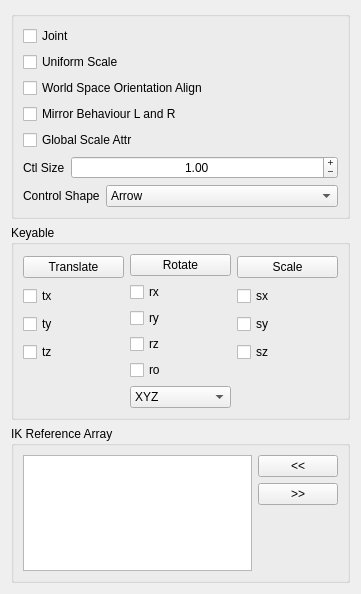
<?xml version="1.0" encoding="UTF-8"?>
<ui version="4.0">
 <class>Form</class>
 <widget class="QWidget" name="Form">
  <property name="geometry">
   <rect>
    <x>0</x>
    <y>0</y>
    <width>361</width>
    <height>594</height>
   </rect>
  </property>
  <property name="windowTitle">
   <string>Form</string>
  </property>
  <layout class="QGridLayout" name="gridLayout">
   <item row="0" column="0">
    <widget class="QGroupBox" name="groupBox">
     <property name="title">
      <string/>
     </property>
     <layout class="QGridLayout" name="gridLayout_2">
      <item row="0" column="0">
       <layout class="QVBoxLayout" name="verticalLayout_4">
        <item>
         <widget class="QCheckBox" name="joint_checkBox">
          <property name="text">
           <string>Joint</string>
          </property>
         </widget>
        </item>
        <item>
         <widget class="QCheckBox" name="uniScale_checkBox">
          <property name="text">
           <string>Uniform Scale</string>
          </property>
         </widget>
        </item>
        <item>
         <widget class="QCheckBox" name="neutralRotation_checkBox">
          <property name="toolTip">
           <string>&lt;html&gt;&lt;head/&gt;&lt;body&gt;&lt;p&gt;If is active, it will align the control with world space&lt;/p&gt;&lt;/body&gt;&lt;/html&gt;</string>
          </property>
          <property name="text">
           <string>World Space Orientation Align</string>
          </property>
         </widget>
        </item>
        <item>
         <widget class="QCheckBox" name="mirrorBehaviour_checkBox">
          <property name="toolTip">
           <string>&lt;html&gt;&lt;head/&gt;&lt;body&gt;&lt;p&gt;If is active, the control will have symmetrical behaviour on Left and Right side.&lt;/p&gt;&lt;p&gt;&lt;br/&gt;&lt;/p&gt;&lt;p&gt;WARNING: There is a bug in Maya 2018 and 2018.1 that will result in an incorrect behaviour, because this option will negate one of the axis. Other Maya version should be ok.&lt;/p&gt;&lt;/body&gt;&lt;/html&gt;</string>
          </property>
          <property name="text">
           <string>Mirror Behaviour L and R</string>
          </property>
         </widget>
        </item>
        <item>
         <widget class="QCheckBox" name="globalScale_checkBox">
          <property name="toolTip">
           <string>&lt;html&gt;&lt;head/&gt;&lt;body&gt;&lt;p&gt;If is active, the control will have an attribute called 'globalScale'.&lt;/p&gt;&lt;p&gt;This attribute will drive the controller scale.&lt;/p&gt;&lt;/body&gt;&lt;/html&gt;</string>
          </property>
          <property name="text">
           <string>Global Scale Attr</string>
          </property>
         </widget>
        </item>
        <item>
         <layout class="QHBoxLayout" name="horizontalLayout_3">
          <item>
           <widget class="QLabel" name="ctlSize_label">
            <property name="text">
             <string>Ctl Size</string>
            </property>
           </widget>
          </item>
          <item>
           <widget class="QDoubleSpinBox" name="ctlSize_doubleSpinBox">
            <property name="sizePolicy">
             <sizepolicy hsizetype="Expanding" vsizetype="Fixed">
              <horstretch>0</horstretch>
              <verstretch>0</verstretch>
             </sizepolicy>
            </property>
            <property name="wrapping">
             <bool>false</bool>
            </property>
            <property name="alignment">
             <set>Qt::AlignCenter</set>
            </property>
            <property name="buttonSymbols">
             <enum>QAbstractSpinBox::PlusMinus</enum>
            </property>
            <property name="minimum">
             <double>0.010000000000000</double>
            </property>
            <property name="maximum">
             <double>20000.000000000000000</double>
            </property>
            <property name="value">
             <double>1.000000000000000</double>
            </property>
           </widget>
          </item>
         </layout>
        </item>
        <item>
         <layout class="QHBoxLayout" name="horizontalLayout_2">
          <item>
           <widget class="QLabel" name="controlShape_label">
            <property name="text">
             <string notr="true">Control Shape</string>
            </property>
           </widget>
          </item>
          <item>
           <widget class="QComboBox" name="controlShape_comboBox">
            <property name="sizePolicy">
             <sizepolicy hsizetype="Expanding" vsizetype="Fixed">
              <horstretch>0</horstretch>
              <verstretch>0</verstretch>
             </sizepolicy>
            </property>
            <item>
             <property name="text">
              <string>Arrow</string>
             </property>
            </item>
            <item>
             <property name="text">
              <string>Circle</string>
             </property>
            </item>
            <item>
             <property name="text">
              <string>Compas</string>
             </property>
            </item>
            <item>
             <property name="text">
              <string>Cross</string>
             </property>
            </item>
            <item>
             <property name="text">
              <string>Crossarrow</string>
             </property>
            </item>
            <item>
             <property name="text">
              <string>Cube</string>
             </property>
            </item>
            <item>
             <property name="text">
              <string>Cubewithpeak</string>
             </property>
            </item>
            <item>
             <property name="text">
              <string>Cylinder</string>
             </property>
            </item>
            <item>
             <property name="text">
              <string>Diamond</string>
             </property>
            </item>
            <item>
             <property name="text">
              <string>Flower</string>
             </property>
            </item>
            <item>
             <property name="text">
              <string>Null</string>
             </property>
            </item>
            <item>
             <property name="text">
              <string>Pyramid</string>
             </property>
            </item>
            <item>
             <property name="text">
              <string>Sphere</string>
             </property>
            </item>
            <item>
             <property name="text">
              <string>Square</string>
             </property>
            </item>
           </widget>
          </item>
         </layout>
        </item>
       </layout>
      </item>
     </layout>
    </widget>
   </item>
   <item row="1" column="0">
    <widget class="QGroupBox" name="keyable_groupBox">
     <property name="title">
      <string>Keyable</string>
     </property>
     <layout class="QGridLayout" name="gridLayout_4">
      <item row="0" column="0">
       <layout class="QHBoxLayout" name="horizontalLayout">
        <item>
         <layout class="QVBoxLayout" name="verticalLayout">
          <property name="sizeConstraint">
           <enum>QLayout::SetMinimumSize</enum>
          </property>
          <item>
           <widget class="QPushButton" name="translate_pushButton">
            <property name="text">
             <string>Translate</string>
            </property>
           </widget>
          </item>
          <item>
           <widget class="QCheckBox" name="tx_checkBox">
            <property name="text">
             <string>tx</string>
            </property>
           </widget>
          </item>
          <item>
           <widget class="QCheckBox" name="ty_checkBox">
            <property name="text">
             <string>ty</string>
            </property>
           </widget>
          </item>
          <item>
           <widget class="QCheckBox" name="tz_checkBox">
            <property name="text">
             <string>tz</string>
            </property>
           </widget>
          </item>
          <item>
           <spacer name="verticalSpacer_2">
            <property name="orientation">
             <enum>Qt::Vertical</enum>
            </property>
            <property name="sizeType">
             <enum>QSizePolicy::Minimum</enum>
            </property>
            <property name="sizeHint" stdset="0">
             <size>
              <width>20</width>
              <height>40</height>
             </size>
            </property>
           </spacer>
          </item>
         </layout>
        </item>
        <item>
         <layout class="QVBoxLayout" name="verticalLayout_2">
          <property name="sizeConstraint">
           <enum>QLayout::SetMinimumSize</enum>
          </property>
          <item>
           <widget class="QPushButton" name="rotate_pushButton">
            <property name="text">
             <string>Rotate</string>
            </property>
           </widget>
          </item>
          <item>
           <widget class="QCheckBox" name="rx_checkBox">
            <property name="text">
             <string>rx</string>
            </property>
           </widget>
          </item>
          <item>
           <widget class="QCheckBox" name="ry_checkBox">
            <property name="text">
             <string>ry</string>
            </property>
           </widget>
          </item>
          <item>
           <widget class="QCheckBox" name="rz_checkBox">
            <property name="text">
             <string>rz</string>
            </property>
           </widget>
          </item>
          <item>
           <widget class="QCheckBox" name="ro_checkBox">
            <property name="text">
             <string>ro</string>
            </property>
           </widget>
          </item>
          <item>
           <widget class="QComboBox" name="ro_comboBox">
            <item>
             <property name="text">
              <string>XYZ</string>
             </property>
            </item>
            <item>
             <property name="text">
              <string>YZX</string>
             </property>
            </item>
            <item>
             <property name="text">
              <string>ZXY</string>
             </property>
            </item>
            <item>
             <property name="text">
              <string>XZY</string>
             </property>
            </item>
            <item>
             <property name="text">
              <string>YXZ</string>
             </property>
            </item>
            <item>
             <property name="text">
              <string>ZYX</string>
             </property>
            </item>
           </widget>
          </item>
         </layout>
        </item>
        <item>
         <layout class="QVBoxLayout" name="verticalLayout_3">
          <item>
           <widget class="QPushButton" name="scale_pushButton">
            <property name="text">
             <string>Scale</string>
            </property>
           </widget>
          </item>
          <item>
           <widget class="QCheckBox" name="sx_checkBox">
            <property name="text">
             <string>sx</string>
            </property>
           </widget>
          </item>
          <item>
           <widget class="QCheckBox" name="sy_checkBox">
            <property name="text">
             <string>sy</string>
            </property>
           </widget>
          </item>
          <item>
           <widget class="QCheckBox" name="sz_checkBox">
            <property name="text">
             <string>sz</string>
            </property>
           </widget>
          </item>
          <item>
           <spacer name="verticalSpacer">
            <property name="orientation">
             <enum>Qt::Vertical</enum>
            </property>
            <property name="sizeType">
             <enum>QSizePolicy::Minimum</enum>
            </property>
            <property name="sizeHint" stdset="0">
             <size>
              <width>20</width>
              <height>40</height>
             </size>
            </property>
           </spacer>
          </item>
         </layout>
        </item>
       </layout>
      </item>
     </layout>
    </widget>
   </item>
   <item row="2" column="0">
    <widget class="QGroupBox" name="ikRefArray_groupBox">
     <property name="title">
      <string>IK Reference Array</string>
     </property>
     <layout class="QGridLayout" name="gridLayout_3">
      <item row="0" column="0">
       <layout class="QHBoxLayout" name="ikRefArray_horizontalLayout">
        <item>
         <layout class="QVBoxLayout" name="ikRefArray_verticalLayout_1">
          <item>
           <widget class="QListWidget" name="ikRefArray_listWidget">
            <property name="dragDropOverwriteMode">
             <bool>true</bool>
            </property>
            <property name="dragDropMode">
             <enum>QAbstractItemView::InternalMove</enum>
            </property>
            <property name="defaultDropAction">
             <enum>Qt::MoveAction</enum>
            </property>
            <property name="alternatingRowColors">
             <bool>true</bool>
            </property>
            <property name="selectionMode">
             <enum>QAbstractItemView::ExtendedSelection</enum>
            </property>
            <property name="selectionRectVisible">
             <bool>false</bool>
            </property>
           </widget>
          </item>
         </layout>
        </item>
        <item>
         <layout class="QVBoxLayout" name="ikRefArray_verticalLayout_2">
          <item>
           <widget class="QPushButton" name="ikRefArrayAdd_pushButton">
            <property name="text">
             <string>&lt;&lt;</string>
            </property>
           </widget>
          </item>
          <item>
           <widget class="QPushButton" name="ikRefArrayRemove_pushButton">
            <property name="text">
             <string>&gt;&gt;</string>
            </property>
           </widget>
          </item>
          <item>
           <spacer name="ikRefArray_verticalSpacer">
            <property name="orientation">
             <enum>Qt::Vertical</enum>
            </property>
            <property name="sizeHint" stdset="0">
             <size>
              <width>20</width>
              <height>40</height>
             </size>
            </property>
           </spacer>
          </item>
         </layout>
        </item>
       </layout>
      </item>
     </layout>
    </widget>
   </item>
  </layout>
 </widget>
 <resources/>
 <connections>
  <connection>
   <sender>translate_pushButton</sender>
   <signal>clicked()</signal>
   <receiver>tx_checkBox</receiver>
   <slot>toggle()</slot>
   <hints>
    <hint type="sourcelabel">
     <x>120</x>
     <y>210</y>
    </hint>
    <hint type="destinationlabel">
     <x>31</x>
     <y>232</y>
    </hint>
   </hints>
  </connection>
  <connection>
   <sender>translate_pushButton</sender>
   <signal>clicked()</signal>
   <receiver>ty_checkBox</receiver>
   <slot>toggle()</slot>
   <hints>
    <hint type="sourcelabel">
     <x>139</x>
     <y>212</y>
    </hint>
    <hint type="destinationlabel">
     <x>68</x>
     <y>258</y>
    </hint>
   </hints>
  </connection>
  <connection>
   <sender>translate_pushButton</sender>
   <signal>clicked()</signal>
   <receiver>tz_checkBox</receiver>
   <slot>toggle()</slot>
   <hints>
    <hint type="sourcelabel">
     <x>176</x>
     <y>212</y>
    </hint>
    <hint type="destinationlabel">
     <x>168</x>
     <y>278</y>
    </hint>
   </hints>
  </connection>
  <connection>
   <sender>rotate_pushButton</sender>
   <signal>clicked()</signal>
   <receiver>rx_checkBox</receiver>
   <slot>toggle()</slot>
   <hints>
    <hint type="sourcelabel">
     <x>338</x>
     <y>208</y>
    </hint>
    <hint type="destinationlabel">
     <x>338</x>
     <y>234</y>
    </hint>
   </hints>
  </connection>
  <connection>
   <sender>rotate_pushButton</sender>
   <signal>clicked()</signal>
   <receiver>ry_checkBox</receiver>
   <slot>toggle()</slot>
   <hints>
    <hint type="sourcelabel">
     <x>367</x>
     <y>212</y>
    </hint>
    <hint type="destinationlabel">
     <x>367</x>
     <y>261</y>
    </hint>
   </hints>
  </connection>
  <connection>
   <sender>rotate_pushButton</sender>
   <signal>clicked()</signal>
   <receiver>rz_checkBox</receiver>
   <slot>toggle()</slot>
   <hints>
    <hint type="sourcelabel">
     <x>401</x>
     <y>207</y>
    </hint>
    <hint type="destinationlabel">
     <x>397</x>
     <y>275</y>
    </hint>
   </hints>
  </connection>
  <connection>
   <sender>rotate_pushButton</sender>
   <signal>clicked()</signal>
   <receiver>ro_checkBox</receiver>
   <slot>toggle()</slot>
   <hints>
    <hint type="sourcelabel">
     <x>430</x>
     <y>213</y>
    </hint>
    <hint type="destinationlabel">
     <x>419</x>
     <y>302</y>
    </hint>
   </hints>
  </connection>
  <connection>
   <sender>scale_pushButton</sender>
   <signal>clicked()</signal>
   <receiver>sx_checkBox</receiver>
   <slot>toggle()</slot>
   <hints>
    <hint type="sourcelabel">
     <x>533</x>
     <y>209</y>
    </hint>
    <hint type="destinationlabel">
     <x>532</x>
     <y>234</y>
    </hint>
   </hints>
  </connection>
  <connection>
   <sender>scale_pushButton</sender>
   <signal>clicked()</signal>
   <receiver>sy_checkBox</receiver>
   <slot>toggle()</slot>
   <hints>
    <hint type="sourcelabel">
     <x>563</x>
     <y>211</y>
    </hint>
    <hint type="destinationlabel">
     <x>558</x>
     <y>261</y>
    </hint>
   </hints>
  </connection>
  <connection>
   <sender>scale_pushButton</sender>
   <signal>clicked()</signal>
   <receiver>sz_checkBox</receiver>
   <slot>toggle()</slot>
   <hints>
    <hint type="sourcelabel">
     <x>593</x>
     <y>218</y>
    </hint>
    <hint type="destinationlabel">
     <x>587</x>
     <y>277</y>
    </hint>
   </hints>
  </connection>
 </connections>
</ui>
